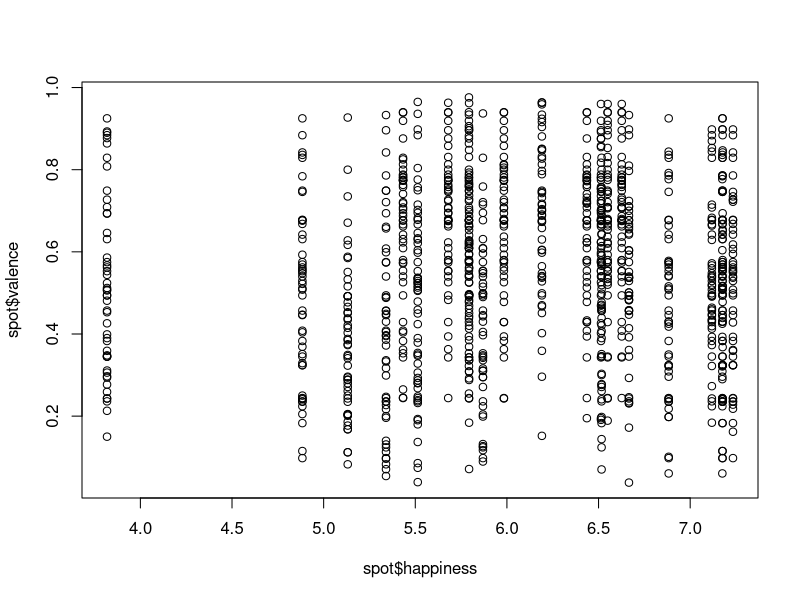

Generate this figure with R:
## ---- chunk 1
knitr::opts_chunk$set(echo = TRUE)
## ---- chunk 2
# packages
library(tidyverse)


# data
spot <- read_csv("spot_clean.csv")

## ---- chunk 3
plot(spot$valence ~ spot$happiness)


